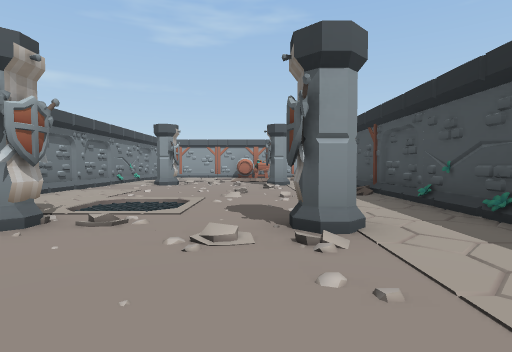
[1] (above)

13 first-person views from a walk through a 3-D level made in the Unity game engine. The camera is 1.3 m above the floor, tilts 2° down and sees 80° across. The floor is counted in squares, 2 m on a side. Each view is taken from the middle of a square. On the plan, view 1 faces up. The plan holds only what a view shows up to about 10 squares ahead; the rest is blank. The place goes on beyond the plan.

[2]
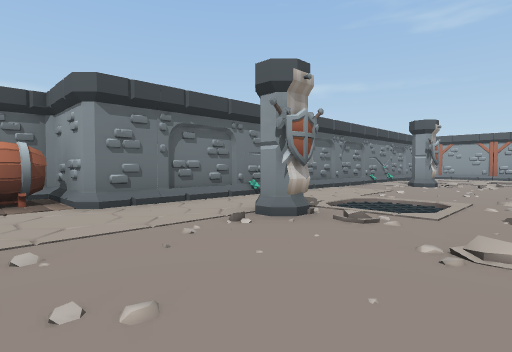

[3]
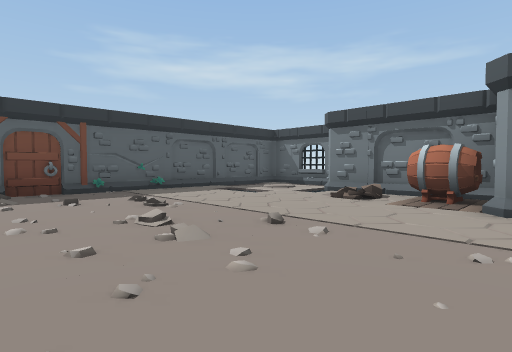

[4]
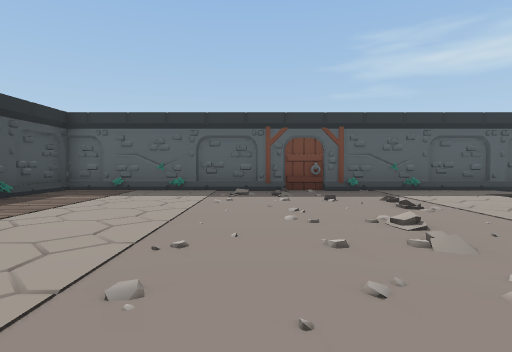

[5]
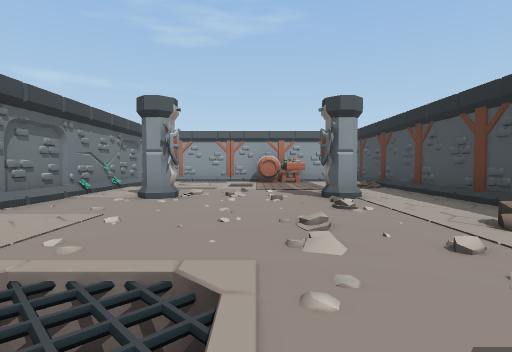

[6]
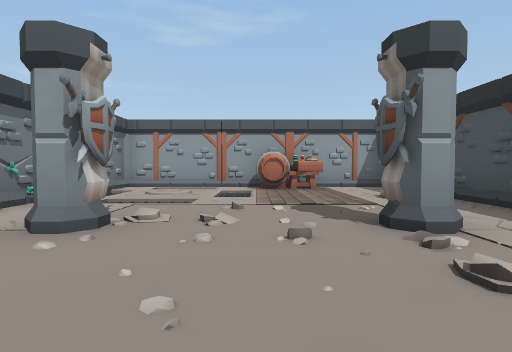

[7]
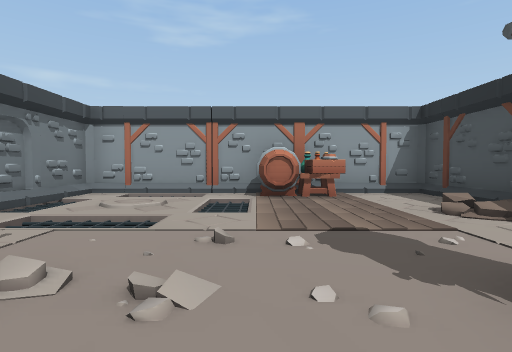

[8]
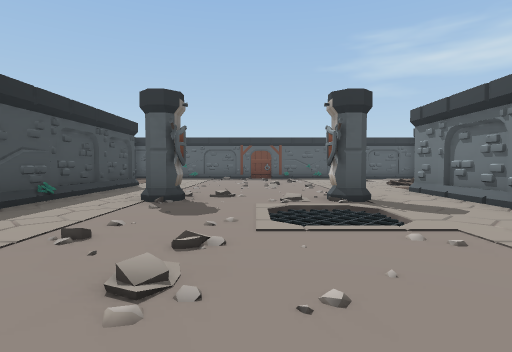

[9]
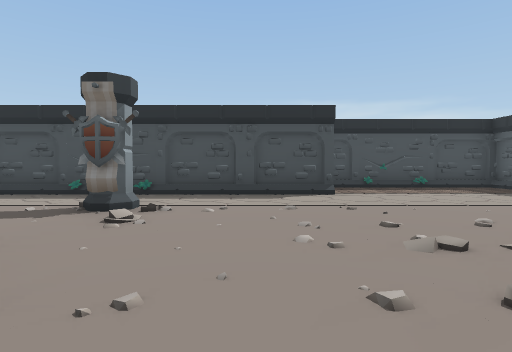

[10]
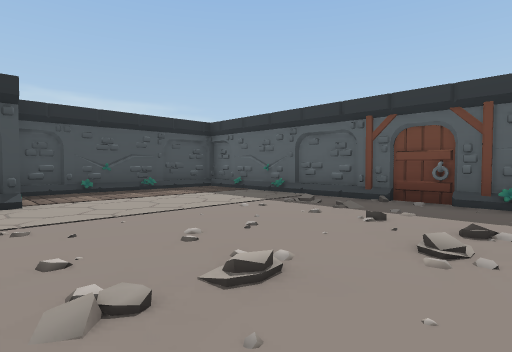

[11]
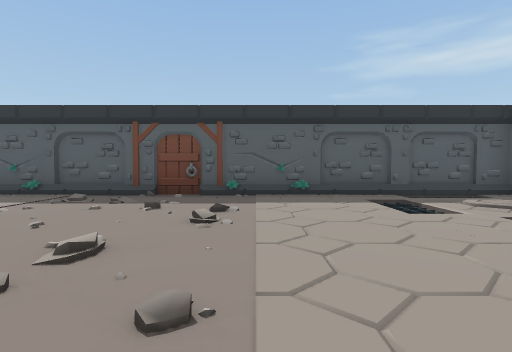

[12]
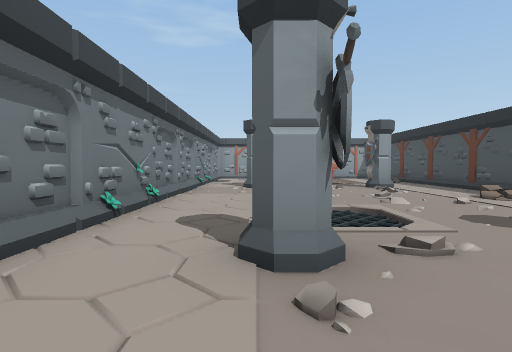

[13]
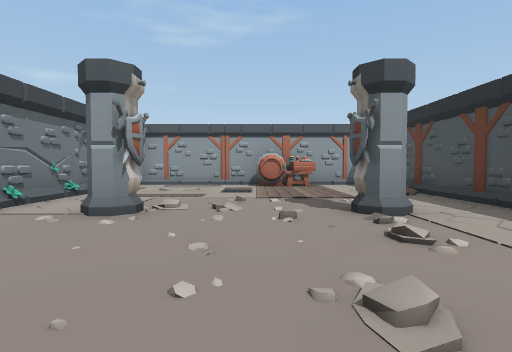

### Floor plan
Key: @ floor where view 1 was taken; # wall or solid block; . main floor; : floor 0.25 m higher than the main floor; / step, stairs or slope; v drop or lower ground; P pillar; O other object.
Columns run from 7 left of view 1 to 5 right of it. Each row starts with its distance up from view 1.
 16   #########
 15   #...OO..#
 14   #/://...#
 13   #////..:#
 12   #///....#
 11   #../....#
 10   #.P..P#.#
  9   #.......#
  8   #.......#
  7   #......:#
  6   #.......#
  5   #..v....#
  4   #.......#
  3   #.#P.P#.#
  2   #.......#
  1 #O#.......#
  0 #O.....@..#
 -1 #:..........#
 -2 #...........#
 -3  ...........#
 -4  ...........#
 -5  ...........#
 -6 #############

Positions as (right, up) in squares from view 1, and headings:
1: (0, 0), facing up
2: (0, 0), facing up-left
3: (0, 2), facing down-left
4: (0, 2), facing down
5: (-1, 4), facing up
6: (-1, 7), facing up
7: (-1, 9), facing up
8: (-1, 9), facing down
9: (-4, 1), facing right
10: (-3, 0), facing down-right
11: (-3, 1), facing down
12: (-3, 1), facing up
13: (-1, 6), facing up
